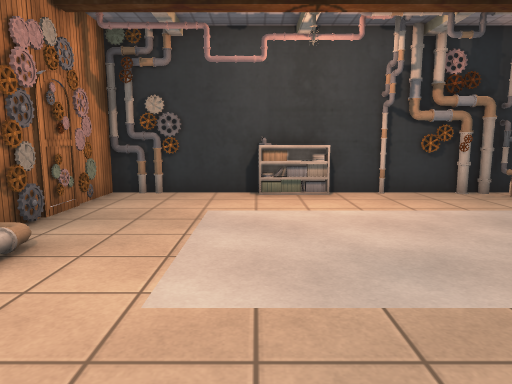
[1] (above)

12 first-person views from a walk through a scene from a Unity 3-D project. The camera is 1.3 m above the floor, tilts 8° down and sees 70° across. The floor is counted in squares, 1 m on a side. Each view is taken from the middle of a square. On the plan, view 1 faces up. The plan holds only what a view shows up to about 15 squares ahead; the rest is blank. Some surface patterns are stand-ins.

[2]
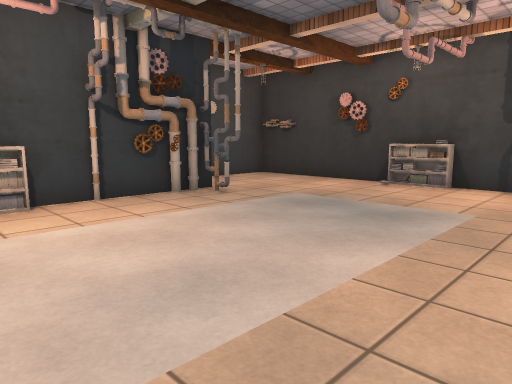

[3]
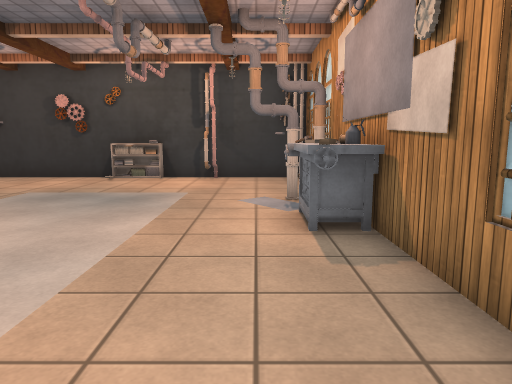

[4]
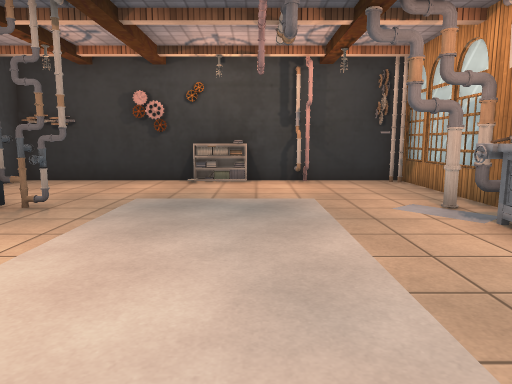

[5]
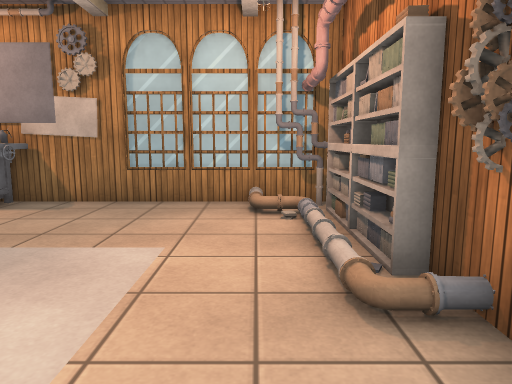

[6]
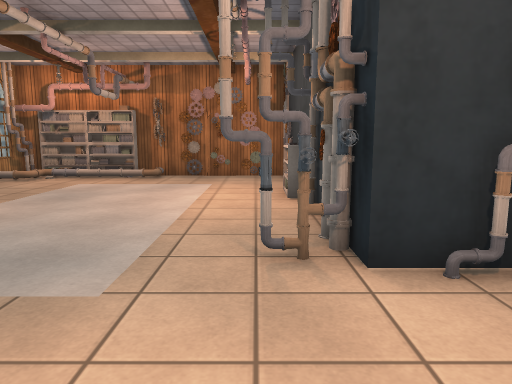

[7]
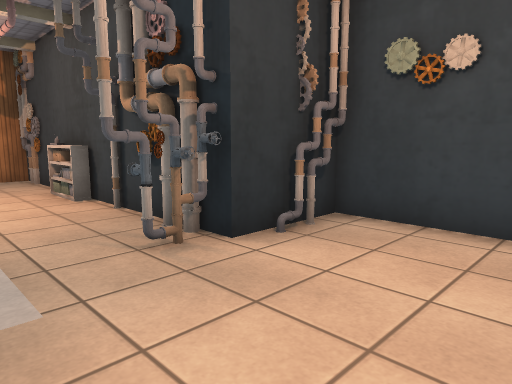

[8]
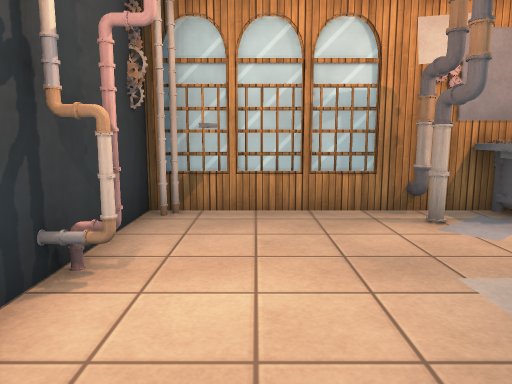

[9]
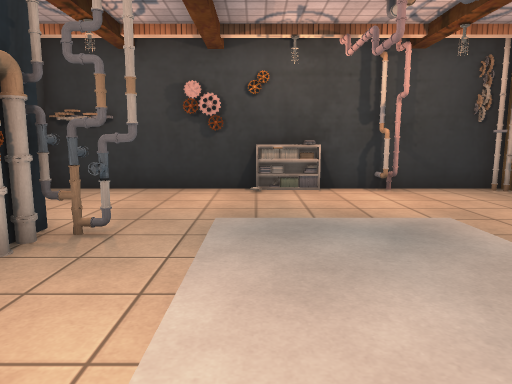

[10]
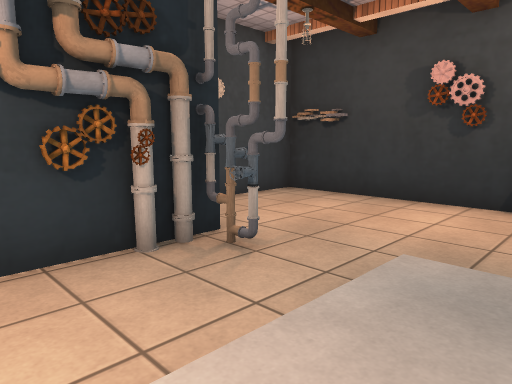

[11]
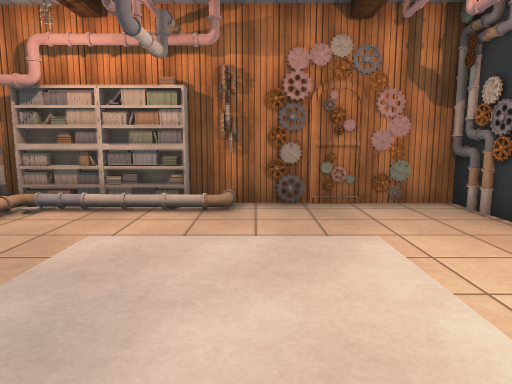

[12]
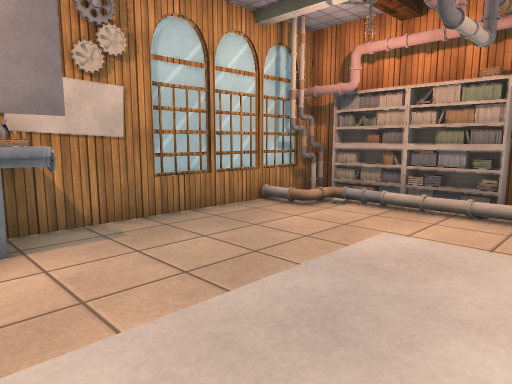

### Floor plan
Points are (right, up) in squares from view 1. A wall is a line through its corners. A room is listed if a view was taken in it or the views show most of it. See-through windows are left out.
Room 1 (views 1, 2, 3, 4, 5, 6, 7, 8, 9, 10, 11, 12)
walls: (2.6, 9.1) (1.4, 9.1); (4.4, -0.8) (11, -0.8) (11, 4.6); (-0.4, 9.1) (-1.5, 9.1); (11, 5.4) (11, 9.5); (-3.6, 9.2) (-3.6, 6.3); (11.1, 11.6) (6.4, 11.6) (6.4, 9.4); (-3.9, -0.8) (1.6, -0.8)
objects: other object (-4, 1) to (-3, 3); other object (-4, 4); other object (-4, 5); other object (-4, 6); other object (-3, 0); other object (-3, 9); other object (-2, 9); other object (0, 9); other object (1, 9); other object (2, -1); other object (3, -1) to (4, -1); other object (3, 0); other object (3, 9); other object (4, 9); other object (5, 9); other object (6, -1); other object (6, 0); other object (6, 8); valve (6, 9); valve (7, 8); other object (7, 9); other object (7, 11); other object (10, 0); other object (10, 3); other object (11, 5); other object (11, 10); other object (11, 11)

Where each view was taken, in squares from view 1:
view 1: 0 up, 0 right, facing up
view 2: 1 up, 0 right, facing up-right
view 3: 1 up, 2 left, facing right
view 4: 4 up, 1 left, facing right
view 5: 7 up, 2 left, facing down
view 6: 8 up, 10 right, facing left
view 7: 6 up, 10 right, facing up-left
view 8: 6 up, 9 right, facing down
view 9: 6 up, 1 right, facing right
view 10: 5 up, 3 right, facing up-right
view 11: 5 up, 4 right, facing left
view 12: 5 up, 4 right, facing down-left
